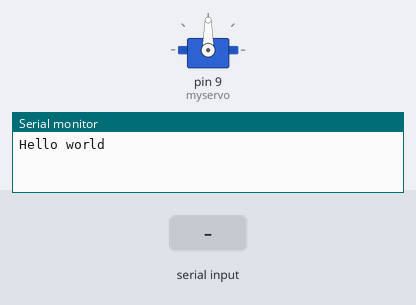
Bench run of a sketch on a simulated Arduino Uno, built with avr-gcc and run on an emulated ATmega328P. On the bench: servo, the last lines printed to the serial monitor. The test bench sets the inputs (shaded band).

Above: at 1.2 s.
1.3 s: "90,45\n" received over Serial
At 2.6 s:
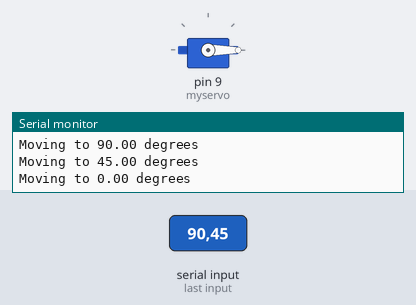
3.8 s: "30,150\n" received over Serial
At 4.6 s:
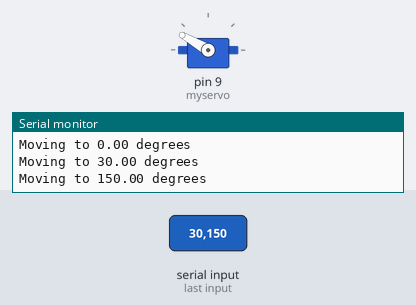
6.3 s: "200\n" received over Serial
At 6.8 s:
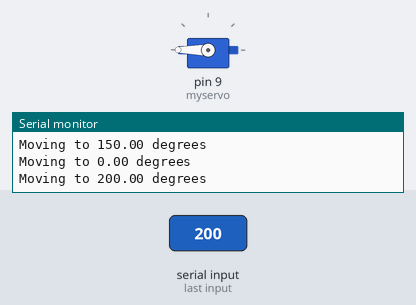
Timing chart, 0 to 9.3 s (numbered marks = the images above; inputs shaded):
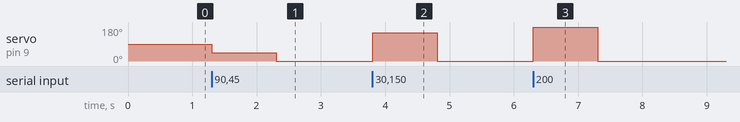

Measured:
- after the input at 1.3 s, servo on pin 9 (myservo): 90° → 45° at once, → 0° 1.0 s later
- after the input at 3.8 s, servo on pin 9 (myservo): 0° → 150° at once, → 0° 1.0 s later
- after the input at 6.3 s, servo on pin 9 (myservo): 0° → 180° at once, → 0° 1.0 s later

The sketch:

servo.ino
```cpp
#include <Servo.h>

Servo myservo;

int pos = 0;    // variable to store the servo position
void setup() {
	Serial.begin(9600);
	Serial.println("Hello world");
	myservo.attach(9);  // attaches the servo on pin 9 to the servo object
}

void loop() {
	while (Serial.available() > 0) {
		float num = Serial.parseFloat();
		myservo.write(num);
		Serial.print("Moving to ");
		Serial.print(num);
		Serial.println(" degrees");
	}
}
```
